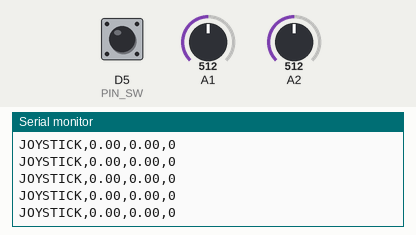
The sketch below on a simulated Arduino Zero (SAMD21). On the bench: the last lines printed to the serial monitor. The inputs (shaded band) are chosen by the test bench; at power-on: D5 (PIN_SW) HIGH, A1 = 512, A2 = 512 (analog values on the 0–1023 scale). EEPROM starts erased.

Above: at 1.2 s.
1.3 s: D5 (PIN_SW) pulled LOW for 3.2 s
At 4.4 s:
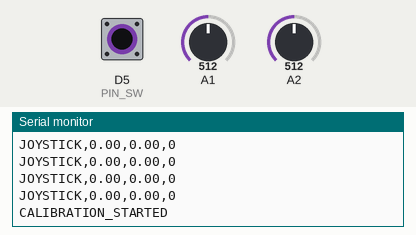
6.0 s: D5 (PIN_SW) pulled LOW for 0.15 s
9.1 s: A1 set to 716
At 9.7 s:
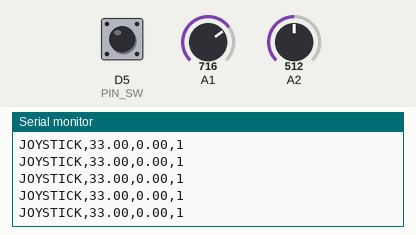
10.6 s: A2 set to 716
At 11.5 s:
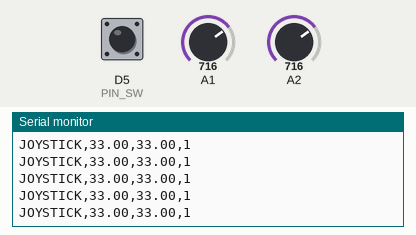
12.1 s: A1 set to 900
At 13.2 s:
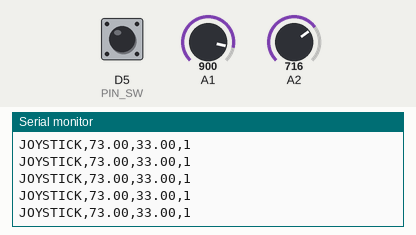
13.6 s: A2 set to 900
At 14.6 s:
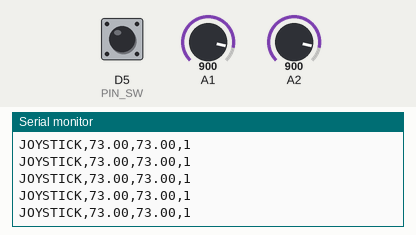
Timing chart, 0 to 16.1 s (numbered marks = the images above; inputs shaded):
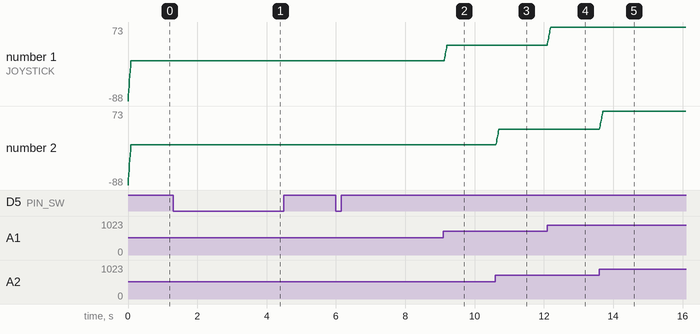

Measured:
- after the input at 1.3 s, the serial monitor: prints a new line after 2.0 s (image 1)
- after the input at 9.1 s, the serial monitor: prints a new line at once (image 2)
- after the input at 10.6 s, the serial monitor: prints a new line at once (image 3)
- after the input at 12.1 s, the serial monitor: prints a new line at once (image 4)
- after the input at 13.6 s, the serial monitor: prints a new line at once (image 5)
- plotted number 1: 0 → 33 after the input at 9.1 s, 33 → 73 after the input at 12.1 s

The sketch:

joystick_controller_advanced.ino
```cpp
#include <Arduino.h>
#include <EEPROM.h>

// Pin definitions
const int PIN_X = 1;
const int PIN_Y = 2;
const int PIN_SW = 5;

// ADC settings
const int ADC_RESOLUTION = 12;
const int ADC_MAX = (1 << ADC_RESOLUTION) - 1;
const int SAMPLE_COUNT = 10;

// Calibration structure
struct CalibrationData {
  int xMin;
  int xMax;
  int xCenter;
  int yMin;
  int yMax;
  int yCenter;
  bool isCalibrated;
};

// Global variables
CalibrationData calibration;
int xSamples[SAMPLE_COUNT];
int ySamples[SAMPLE_COUNT];
int sampleIndex = 0;

// Deadzone settings (in percentage of full range)
const float DEADZONE_PERCENT = 5.0;
int deadzoneRange;

// Switch debouncing
bool lastSwitchState = HIGH;
unsigned long lastDebounceTime = 0;
const unsigned long DEBOUNCE_DELAY = 50;

// Calibration mode
bool inCalibrationMode = false;
unsigned long calibrationStartTime = 0;
const unsigned long CALIBRATION_DURATION = 5000; // 5 seconds

void setup() {
  Serial.begin(115200);
  analogReadResolution(ADC_RESOLUTION);

  pinMode(PIN_X, INPUT);
  pinMode(PIN_Y, INPUT);
  pinMode(PIN_SW, INPUT_PULLUP);

  // Initialize sample arrays
  for (int i = 0; i < SAMPLE_COUNT; i++) {
    xSamples[i] = 0;
    ySamples[i] = 0;
  }

  // Calculate deadzone range
  deadzoneRange = (ADC_MAX * DEADZONE_PERCENT) / 100;

  // Load calibration from EEPROM
  loadCalibration();

  // If not calibrated, set defaults
  if (!calibration.isCalibrated) {
    calibration.xMin = ADC_MAX;
    calibration.xMax = 0;
    calibration.xCenter = ADC_MAX / 2;
    calibration.yMin = ADC_MAX;
    calibration.yMax = 0;
    calibration.yCenter = ADC_MAX / 2;
  }
}

void loadCalibration() {
  EEPROM.begin(sizeof(CalibrationData));
  EEPROM.get(0, calibration);
  EEPROM.end();
}

void saveCalibration() {
  EEPROM.begin(sizeof(CalibrationData));
  EEPROM.put(0, calibration);
  EEPROM.commit();
  EEPROM.end();
}

int getSmoothedReading(int pin, int* samples) {
  samples[sampleIndex] = analogRead(pin);

  long sum = 0;
  for (int i = 0; i < SAMPLE_COUNT; i++) {
    sum += samples[i];
  }

  return sum / SAMPLE_COUNT;
}

float applyDeadzone(int value, int center) {
  int offset = value - center;
  if (abs(offset) < deadzoneRange) {
    return 0;
  }

  // Map the value outside deadzone to full range
  if (offset > 0) {
    return map(offset, deadzoneRange, ADC_MAX - center, 0, 100);
  } else {
    return map(offset, -deadzoneRange, -center, 0, -100);
  }
}

void handleCalibration() {
  int x = getSmoothedReading(PIN_X, xSamples);
  int y = getSmoothedReading(PIN_Y, ySamples);

  // Update min/max values
  calibration.xMin = min(calibration.xMin, x);
  calibration.xMax = max(calibration.xMax, x);
  calibration.yMin = min(calibration.yMin, y);
  calibration.yMax = max(calibration.yMax, y);

  // Check if calibration time is complete
  if (millis() - calibrationStartTime >= CALIBRATION_DURATION) {
    // Set center points to current position
    calibration.xCenter = x;
    calibration.yCenter = y;
    calibration.isCalibrated = true;

    // Save calibration
    saveCalibration();

    inCalibrationMode = false;
    Serial.println("CALIBRATION_COMPLETE");
  }
}

void startCalibration() {
  inCalibrationMode = true;
  calibrationStartTime = millis();

  // Reset calibration values
  calibration.xMin = ADC_MAX;
  calibration.xMax = 0;
  calibration.yMin = ADC_MAX;
  calibration.yMax = 0;

  Serial.println("CALIBRATION_STARTED");
}

void loop() {
  // Read joystick values
  int x = getSmoothedReading(PIN_X, xSamples);
  int y = getSmoothedReading(PIN_Y, ySamples);

  // Update sample index
  sampleIndex = (sampleIndex + 1) % SAMPLE_COUNT;

  // Handle switch with debouncing
  int switchReading = digitalRead(PIN_SW);
  bool switchChanged = false;

  if (switchReading != lastSwitchState) {
    if (millis() - lastDebounceTime > DEBOUNCE_DELAY) {
      lastSwitchState = switchReading;
      switchChanged = true;

      // If switch is pressed (LOW) for more than 2 seconds, enter calibration mode
      if (switchReading == LOW) {
        delay(2000);
        if (digitalRead(PIN_SW) == LOW) {
          startCalibration();
          return;
        }
      }
    }
    lastDebounceTime = millis();
  }

  if (inCalibrationMode) {
    handleCalibration();
    return;
  }

  // Apply calibration and deadzone
  float xNormalized = applyDeadzone(x, calibration.xCenter);
  float yNormalized = applyDeadzone(y, calibration.yCenter);

  // Send data
  Serial.print("JOYSTICK,");
  Serial.print(xNormalized);
  Serial.print(",");
  Serial.print(yNormalized);
  Serial.print(",");
  Serial.println(lastSwitchState == LOW ? 1 : 0);

  delay(10);
} 
```
